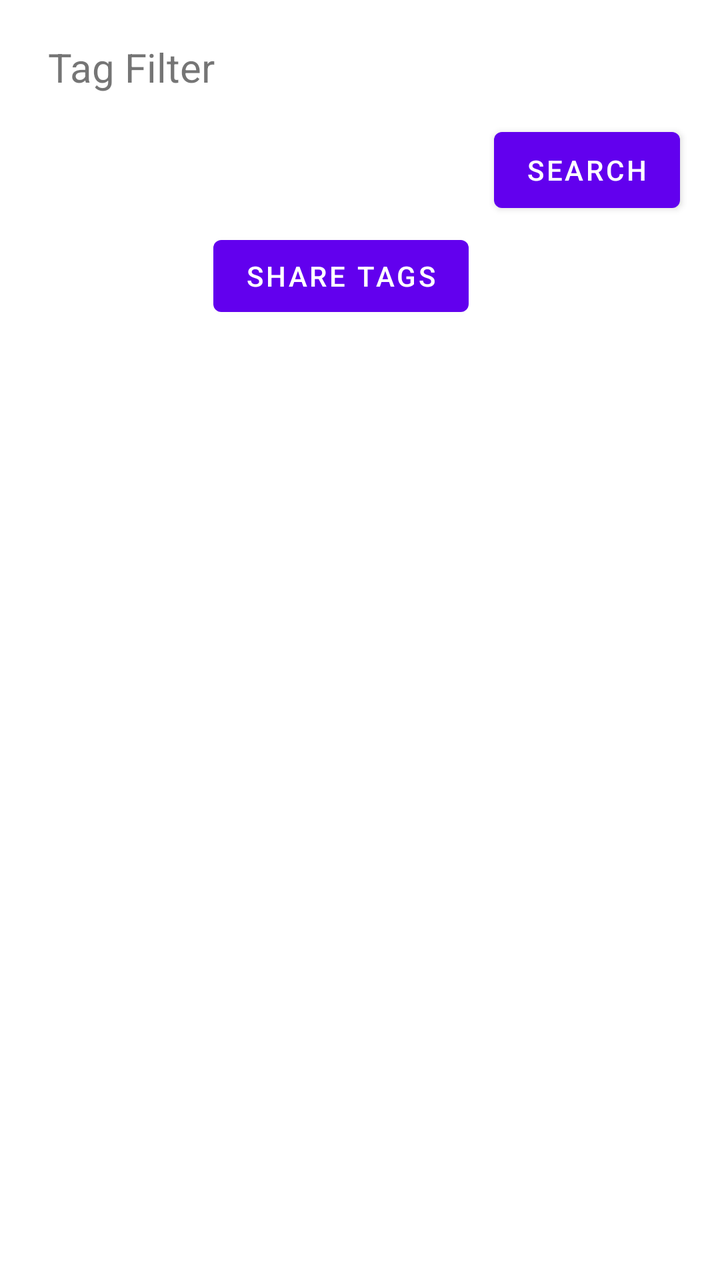
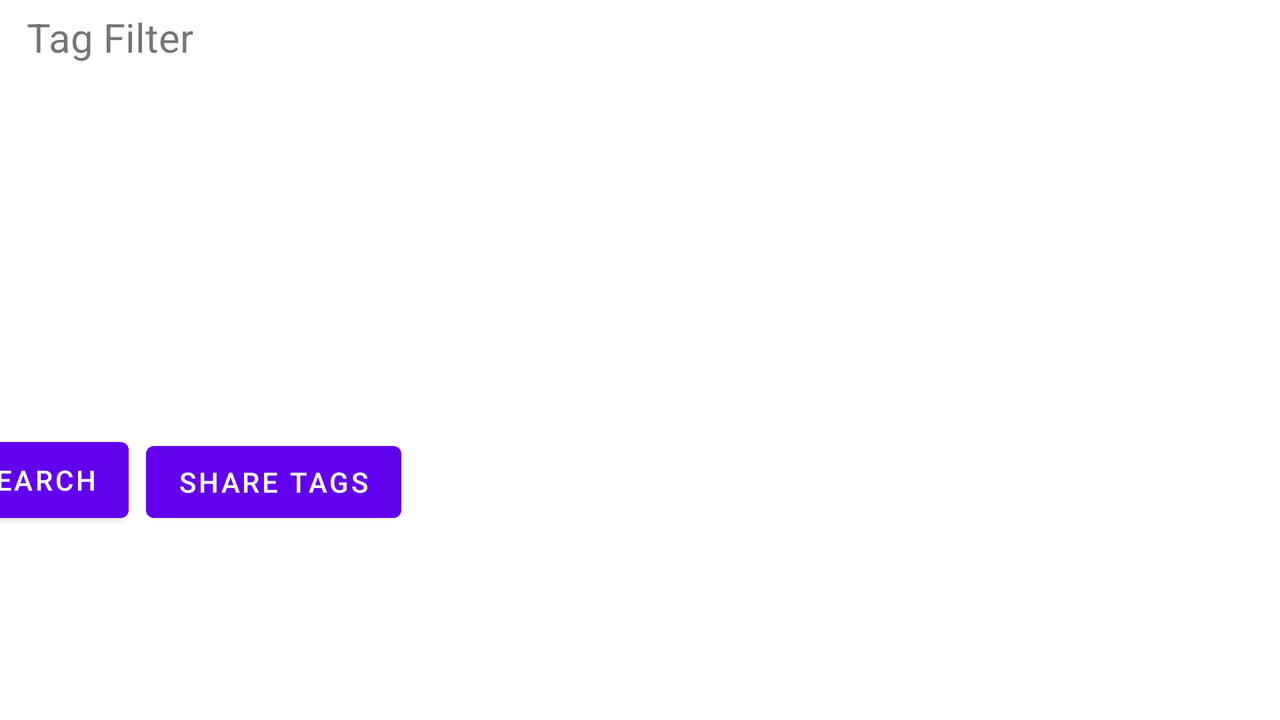

Compare how this app lays out the same screen by default and in its alternative resource folder. The renders come first, then the two layout files and the values they reference.
<!-- AndroidManifest.xml: application theme Theme.MyPhotoTags -->
<!-- res/layout/fragment_search.xml -->
<?xml version="1.0" encoding="utf-8"?>
<androidx.constraintlayout.widget.ConstraintLayout xmlns:android="http://schemas.android.com/apk/res/android"
    xmlns:app="http://schemas.android.com/apk/res-auto"
    xmlns:tools="http://schemas.android.com/tools"
    android:layout_width="match_parent"
    android:layout_height="match_parent"
    tools:context=".ui.search.SearchFragment">

    <ScrollView
        android:layout_width="match_parent"
        android:layout_height="match_parent">

        <androidx.constraintlayout.widget.ConstraintLayout
            android:layout_width="match_parent"
            android:layout_height="wrap_content">

            <LinearLayout
                android:id="@+id/tagFilter"
                android:layout_width="match_parent"
                android:layout_height="wrap_content"
                android:orientation="vertical"
                app:layout_constraintEnd_toEndOf="parent"
                app:layout_constraintStart_toStartOf="parent"
                app:layout_constraintTop_toTopOf="parent">

                <TextView
                    android:id="@+id/enterTagLabel"
                    android:layout_width="wrap_content"
                    android:layout_height="wrap_content"
                    android:layout_marginStart="24dp"
                    android:layout_marginTop="20dp"
                    android:layout_marginBottom="8dp"
                    android:text="Tag Filter"
                    android:textSize="20sp" />

                <GridLayout
                    android:id="@+id/checkbox_container"
                    android:layout_width="match_parent"
                    android:layout_height="wrap_content"
                    android:layout_marginStart="24dp"
                    android:layout_marginTop="5dp"
                    android:layout_marginEnd="16dp"
                    android:columnCount="2"
                    app:layout_constraintEnd_toEndOf="@id/setTag"
                    app:layout_constraintStart_toStartOf="@id/suggestedTags"
                    app:layout_constraintTop_toBottomOf="@id/suggestedTags">

                </GridLayout>

                <Button
                    android:id="@+id/btnSearch"
                    android:layout_width="wrap_content"
                    android:layout_height="50dp"
                    android:layout_gravity="right"
                    android:layout_marginStart="5dp"
                    android:layout_marginEnd="20dp"
                    android:text="Search"
                    tools:ignore="RtlHardcoded" />

            </LinearLayout>

            <androidx.recyclerview.widget.RecyclerView
                android:id="@+id/recyclerView"
                android:layout_width="377dp"
                android:layout_height="wrap_content"
                android:layout_marginTop="4dp"
                android:layout_marginBottom="20dp"
                android:nestedScrollingEnabled="false"
                app:layout_constraintBottom_toBottomOf="parent"
                app:layout_constraintEnd_toEndOf="parent"
                app:layout_constraintHorizontal_bias="0.529"
                app:layout_constraintStart_toStartOf="parent"
                app:layout_constraintTop_toBottomOf="@+id/tagFilter"
                app:layout_constraintVertical_bias="0.0" />

            <Button
                android:id="@+id/shareBtn"
                android:layout_width="wrap_content"
                android:layout_height="wrap_content"
                android:layout_marginStart="149dp"
                android:layout_marginEnd="168dp"
                android:text="Share tags"
                app:layout_constraintBottom_toBottomOf="parent"
                app:layout_constraintEnd_toEndOf="parent"
                app:layout_constraintStart_toStartOf="parent"
                app:layout_constraintTop_toBottomOf="@+id/recyclerView" />

        </androidx.constraintlayout.widget.ConstraintLayout>
    </ScrollView>
</androidx.constraintlayout.widget.ConstraintLayout>
<!-- resources referenced by this layout -->
<resources>
  <style name="Theme.MyPhotoTags" parent="Theme.MaterialComponents.DayNight.DarkActionBar">
          
          <item name="colorPrimary">@color/purple_500</item>
          <item name="colorPrimaryVariant">@color/purple_700</item>
          <item name="colorOnPrimary">@color/white</item>
          
          <item name="colorSecondary">@color/teal_200</item>
          <item name="colorSecondaryVariant">@color/teal_700</item>
          <item name="colorOnSecondary">@color/black</item>
          
          <item name="android:statusBarColor">?attr/colorPrimaryVariant</item>
          
      </style>
</resources>
<!-- res/layout-land/fragment_search.xml (the repository's variant of the layout above) -->
<!-- drawn on the phone turned sideways -->
<?xml version="1.0" encoding="utf-8"?>
<androidx.constraintlayout.widget.ConstraintLayout xmlns:android="http://schemas.android.com/apk/res/android"
    xmlns:app="http://schemas.android.com/apk/res-auto"
    xmlns:tools="http://schemas.android.com/tools"
    android:layout_width="match_parent"
    android:layout_height="match_parent"
    tools:context=".ui.search.SearchFragment">

    <ScrollView
        android:layout_width="match_parent"
        android:layout_height="match_parent">

        <androidx.constraintlayout.widget.ConstraintLayout
            android:layout_width="match_parent"
            android:layout_height="wrap_content">

            <TextView
                android:id="@+id/enterTagLabel"
                android:layout_width="wrap_content"
                android:layout_height="wrap_content"
                android:layout_marginTop="5dp"
                android:layout_marginBottom="11dp"
                android:text="Tag Filter"
                android:textSize="20sp"
                app:layout_constraintBottom_toTopOf="@+id/recyclerView"
                app:layout_constraintEnd_toEndOf="parent"
                app:layout_constraintHorizontal_bias="0.024"
                app:layout_constraintStart_toStartOf="parent"
                app:layout_constraintTop_toTopOf="parent"
                app:layout_constraintVertical_bias="1.0" />

            <GridLayout
                android:id="@+id/checkbox_container"
                android:layout_width="230dp"
                android:layout_height="150dp"
                android:columnCount="2"
                app:layout_constraintBottom_toTopOf="@+id/btnSearch"
                app:layout_constraintEnd_toStartOf="@+id/recyclerView"
                app:layout_constraintStart_toStartOf="@+id/enterTagLabel"
                app:layout_constraintTop_toBottomOf="@id/enterTagLabel" />

            <Button
                android:id="@+id/btnSearch"
                android:layout_width="wrap_content"
                android:layout_height="50dp"
                android:layout_gravity="right"
                android:layout_marginTop="11dp"
                android:text="Search"
                app:layout_constraintBottom_toBottomOf="parent"
                app:layout_constraintEnd_toEndOf="@+id/checkbox_container"
                app:layout_constraintHorizontal_bias="0.0"
                app:layout_constraintStart_toStartOf="@+id/checkbox_container"
                app:layout_constraintTop_toBottomOf="@+id/checkbox_container"
                tools:ignore="RtlHardcoded" />

            <androidx.recyclerview.widget.RecyclerView
                android:id="@+id/recyclerView"
                android:layout_width="450dp"
                android:layout_height="wrap_content"
                android:layout_marginStart="21dp"
                android:layout_marginEnd="10dp"
                android:nestedScrollingEnabled="false"
                app:layout_constraintBottom_toBottomOf="parent"
                app:layout_constraintEnd_toEndOf="parent"
                app:layout_constraintStart_toEndOf="@+id/checkbox_container"
                app:layout_constraintTop_toTopOf="@+id/checkbox_container"
                app:layout_constraintVertical_bias="0.0" />

            <Button
                android:id="@+id/shateBtn"
                android:layout_width="wrap_content"
                android:layout_height="wrap_content"
                android:layout_marginStart="14dp"
                android:layout_marginTop="24dp"
                android:layout_marginEnd="51dp"
                android:layout_marginBottom="11dp"
                android:text="Share tags"
                app:layout_constraintBottom_toBottomOf="parent"
                app:layout_constraintEnd_toStartOf="@+id/recyclerView"
                app:layout_constraintHorizontal_bias="0.151"
                app:layout_constraintStart_toEndOf="@+id/btnSearch"
                app:layout_constraintTop_toBottomOf="@+id/checkbox_container"
                app:layout_constraintVertical_bias="0.0" />

        </androidx.constraintlayout.widget.ConstraintLayout>
    </ScrollView>
</androidx.constraintlayout.widget.ConstraintLayout>
